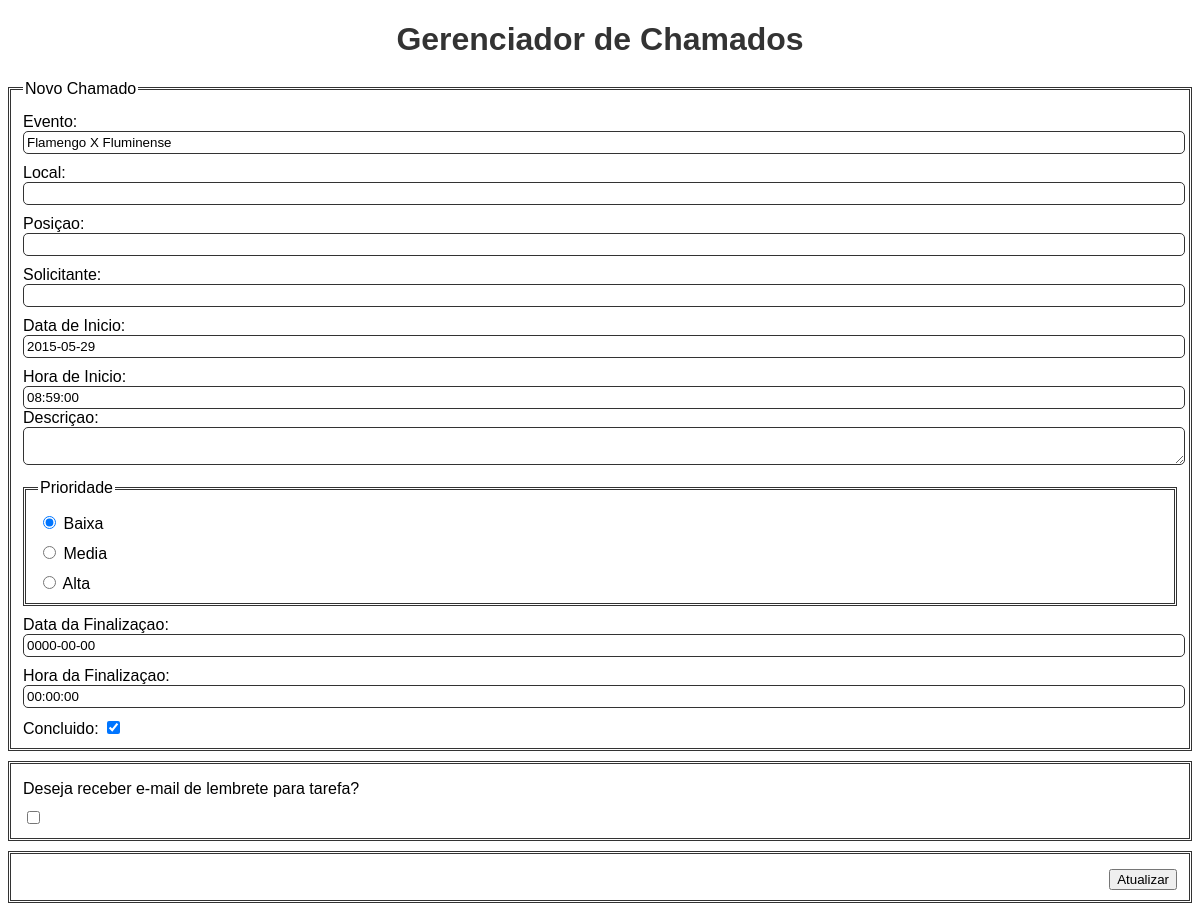
/editar.php?id=33, run on the app's committed database.
### tables this page shows
CREATE TABLE IF NOT EXISTS `chamados` (
`id` int(9) NOT NULL,
  `evento` varchar(150) NOT NULL,
  `local` varchar(150) NOT NULL,
  `posicao` varchar(100) NOT NULL,
  `solicitante` varchar(100) NOT NULL,
  `data_inicio` date NOT NULL,
  `hora_inicio` time NOT NULL,
  `descricao` text NOT NULL,
  `prioridade` int(1) NOT NULL,
  `data_final` date NOT NULL,
  `hora_final` time NOT NULL,
  `concluido` tinyint(1) NOT NULL
);

### editar.php (called while the page is built, shortened)
<?php
	include "banco.php";
	$chamado = buscar_tarefa($conexao, $_GET['id']);
	include "template.php";

### banco.php (called while the page is built, shortened)
<?php
function buscar_tarefa($conexao, $id){
    $sqlBusca = 'SELECT * FROM chamados WHERE id= '. $id;
    $resultado = mysqli_query($conexao, $sqlBusca);
    return mysqli_fetch_assoc($resultado);
    var_dump(mysqli_bind_result($resultado));
}

### formulario.php (the view, shortened to what this page needs)
<form action="" method="post">
	<fieldset>
		<legend>Novo Chamado</legend>
		<?php if(isset($erros_validacao['evento']) && $tem_erros) : ?>
			<label for="evento">Evento:
			<span class="erro"><?php echo $erros_validacao['evento'];?></span>
				<input type="text" name="evento" value='<?php echo $chamado['evento']; ?>'>
			</label>
		<?php else : ?>
			<label for="evento">Evento: <input type="text" name="evento" value='<?php echo $chamado['evento']; ?>'></label>
		<?php  endif; ?>
		<label for="local">Local: <input type="text" name="local" value="<?php echo $chamado['local']; ?>"></label>
		<label for="posicao">Posiçao: <input type="text" name="posicao" value="<?php echo $chamado['posicao']; ?>"></label>
		<label for="solitante">Solicitante: <input type="text" name="solicitante" value="<?php echo $chamado['solicitante']; ?>"></label>
		<?php if(isset($erros_validacao['data_inicio']) && $tem_erros) : ?>
			<label for="data_inicio">Data de Inicio:
				<span class="erro"><?php echo $erros_validacao['data_inicio'];?></span>
				<input type="text" name="data_inicio" value='<?php if ($chamado['data_inicio'] != '') {echo $chamado['data_inicio'];} else {echo date('d/m/Y');} ?>'></label>
			</label>
		<?php else : ?>
			<label for="data_inicio">Data de Inicio:<input type="text" name="data_inicio" value='<?php if ($chamado['data_inicio'] != '') {echo $chamado['data_inicio'];} else {echo date('d/m/Y');} ?>'></label>
		<?php  endif; ?>
		<label for="hora_inicio">Hora de Inicio:<input type="text" name="hora_inicio" value='<?php if ($chamado['hora_inicio'] != '') {echo $chamado['hora_inicio'];} else {echo date('H:i');} ?>'></label>
		<lable for="descricao">Descriçao:<textarea name="descricao"><?php echo $chamado['descricao']; ?></textarea></lable>
		<fieldset>
			<legend>Prioridade</legend>
				<label>
					<input type="radio" name="prioridade" value="1" <?php echo ($chamado['prioridade'] == 1) ? 'checked' : '';?> /> Baixa
				</label>
				<label>
					<input type="radio" name="prioridade" value="2" <?php echo ($chamado['prioridade'] == 2) ? 'checked' : ''; 	?> /> Media
				</label>
				<label>
					<input type="radio" name="prioridade" value="3"<?php echo ($chamado['prioridade'] == 3) ? 'checked' : ''; 	?> /> Alta
				</label>
		</fieldset>
		<?php if(isset($erros_validacao['data_final']) && $tem_erros ) : ?>
			<label for="data_inicio">Data da Finalizaçao:
				<span class="erro"><?php echo $erros_validacao['data_final'];?></span>
				<input type="text" name="data_final" value='<?php echo $chamado['data_final'];?>'/>
			</label>
		<?php else : ?>
			<label for="data_final">Data da Finalizaçao:<input type="text" name="data_final" value='<?php echo $chamado['data_final'];?>'/></label>
		<?php  endif; ?>
		<label for="hora_final">Hora da Finalizaçao:<input type="text" name="hora_final" value='<?php echo $chamado['hora_final'];?>'/></label>
		<label>
			Concluido:
			<input type="checkbox" name="concluido" value='1' <?php echo ($chamado['concluido'] == 1) ? 'checked' : '';?> />
		</label>
	</fieldset>
	<fieldset>
		<label>Deseja receber e-mail de lembrete para tarefa?</label>
		<label><input type="checkbox" name="lembrete" value="1"></label>
	</fieldset>
	<fieldset>
		<label for="enviar"><input type="submit" value='<?php echo ($chamado['id']>0) ? "Atualizar" : "Cadastrar"; ?>'/></label>
	</fieldset>
</form>

### css/default.css (style rules this page uses)
body { font-family: Sans-serif; color: #333; }
fieldset { border: 3px double #333; color: #000; margin: 10px 0 0 0; }
label { display: block; margin: 10px 0 0 0; }
input[type=text], textarea { width: 100%; border: 1px solid #333; padding: 3px; border-radius: 5px; }
input[type=submit] { float: right; clear: both; }

### data on the page
chamados: evento "Flamengo X Fluminense", data_inicio "2015-05-29", hora_inicio "08:59:00", prioridade "☑ Baixa", prioridade "☐ Media", prioridade "☐ Alta", data_final "0000-00-00", hora_final "00:00:00", concluido "☑", id "Atualizar"
